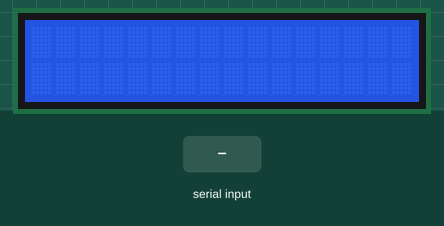
Simulated run of this sketch. Board: Arduino Uno, built with avr-gcc and run on an emulated ATmega328P. Parts: 16×2 character LCD. The test bench sets the inputs (shaded band).

Above: at 1.2 s.
1.3 s: "1" received over Serial
At 2.5 s:
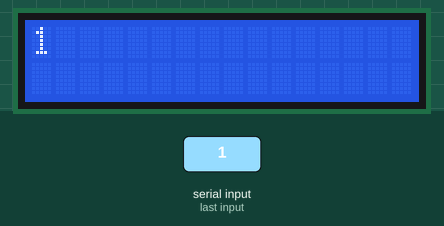
2.8 s: "0" received over Serial
At 3.9 s:
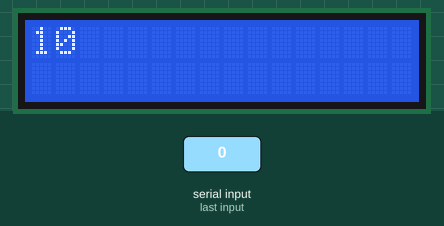
4.3 s: "2" received over Serial
At 5.0 s:
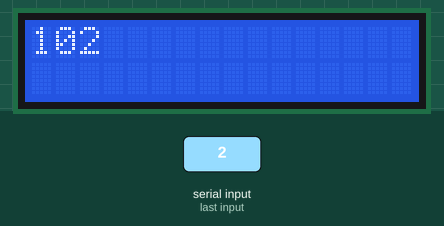
Timing chart, 0 to 7.3 s (numbered marks = the images above; inputs shaded):
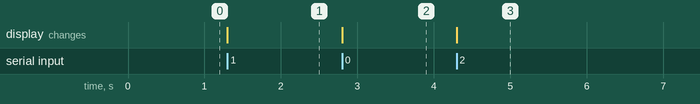

Measured:
- after the input at 1.3 s, the display: changes at once (image 1)
- after the input at 2.8 s, the display: changes at once (image 2)
- after the input at 4.3 s, the display: changes at once (image 3)

The sketch:

upload_bluetooth.ino
```cpp
#include <LiquidCrystal.h> //Include the library that enables you to use the LCD

LiquidCrystal lcd(2,3,4,5,6,7);//Declare that your LCD is connected to pins 2,3,4,5,6 & 7 on your Arduino

void setup() {
lcd.begin(16,2);//16 by 2 are the dimensions of the LCD (in number of characters)
Serial.begin(9600);//launch the process of receiving serial data (via bluetooth) at 9600 bits/s
}

void loop() {
if(Serial.available()){
lcd.write(Serial.read());//these two lines mean that if there is data coming from the BT module, the Arduino prints it on the LCD.
}
}
```
